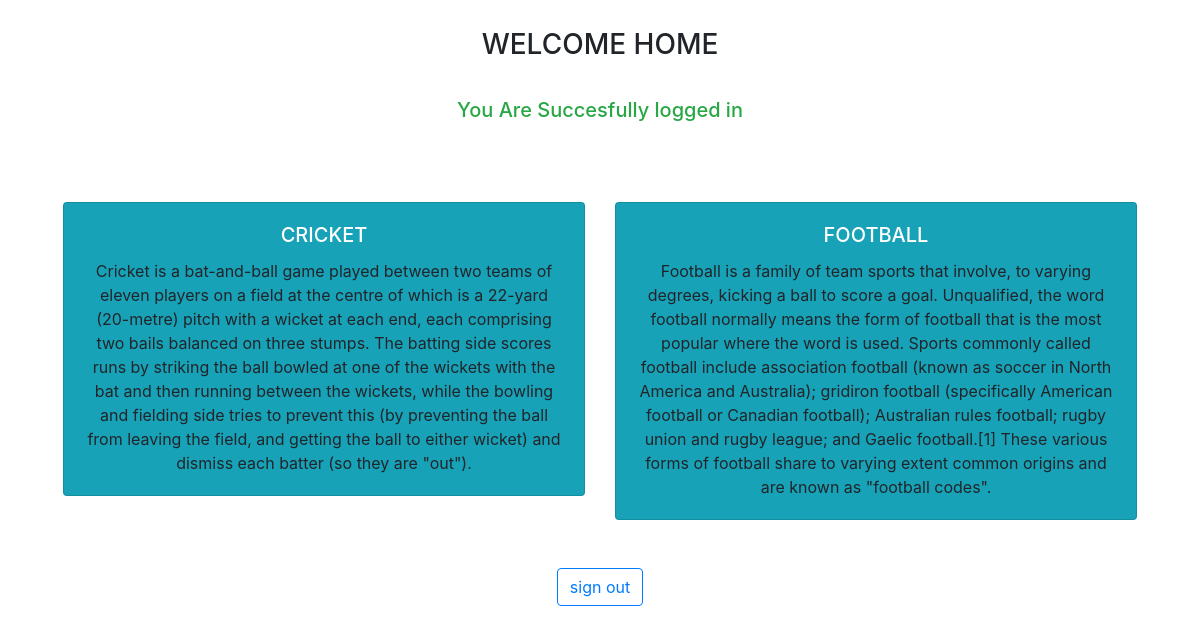
The app's page / (signed in) with its own data.
### loginapp/models.py (models this page shows)
class Adv(models.Model):
    name = models.CharField(max_length=50)
    des = models.TextField()

### loginapp/views.py (the view)
# urls.py: path('', views.home, name='home'),
@login_required(login_url='/signin')
def home(request):
    adv = Adv.objects.all()
    context ={
        'adv' : adv,
    }
    return render(request,'home.html', context )

### loginapp/template/home.html (shortened to what this page needs)
{% load static %}
<!DOCTYPE html>
<html>
    <head>
        <link rel="stylesheet" href="">
        <link rel="stylesheet" href="https://cdn.jsdelivr.net/npm/bootstrap@4.0.0/dist/css/bootstrap.min.css">
    </head>
    <body >
    <div class="text-center">
      <br />
      <h3 class="p-1">WELCOME HOME</h3>
      <br />
      <h5 class="text-success">You Are Succesfully logged in</h5>
      <br />
<div class="row row-cols-1 row-cols-md-3 g-4 m-5">
  {% for x in adv %}
  <div class="col ">
    <div class="card bg-info">
      <div class="card-body">
        <h5 class="card-title text-white">{{x.name}}</h5>
        <p class="card-text">
         {{x.des}}
        </p>
      </div>
    </div>
  </div>
    {% endfor %}
  </div>
      <a style="text-decoration: none" href="signout">
        <button type="submit" class="btn btn-outline-primary">
          sign out
        </button></a
      >
    </div>
  </body>
</html>

### records on screen
Adv: name "CRICKET", des "Cricket is a bat-and-ball game played between two teams of eleven players on a field at the centre of which is a 22-yard (20-metre) pitch with a wicket at each end, each comprising two bails balanced on three stumps. The batting side scores runs by striking the ball bowled at one of the wickets with the bat and then running between the wickets, while the bowling and fielding side tries to prevent this (by preventing the ball from leaving the field, and getting the ball to either wicket) and dismiss each batter (so they are \"out\")."
Adv: name "FOOTBALL", des "Football is a family of team sports that involve, to varying degrees, kicking a ball to score a goal. Unqualified, the word football normally means the form of football that is the most popular where the word is used. Sports commonly called football include association football (known as soccer in North America and Australia); gridiron football (specifically American football or Canadian football); Australian rules football; rugby union and rugby league; and Gaelic football.[1] These various forms of football share to varying extent common origins and are known as \"football codes\"."
